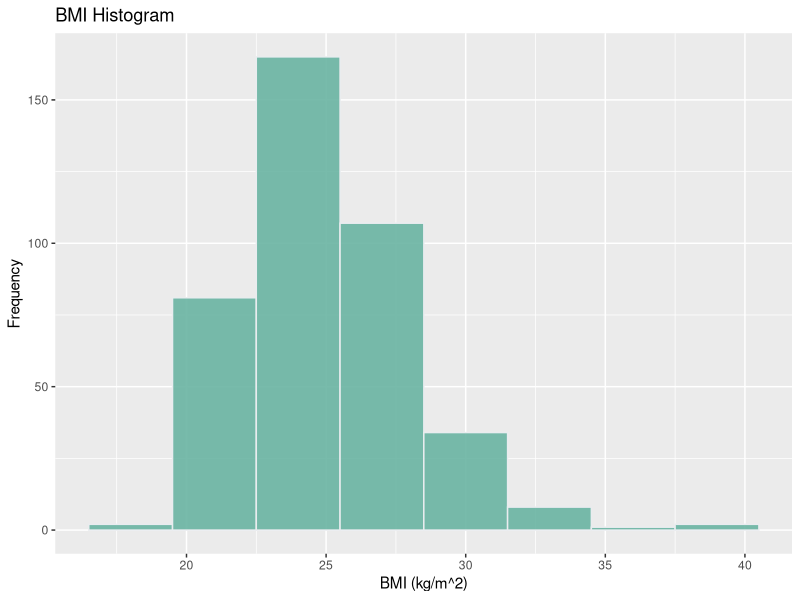
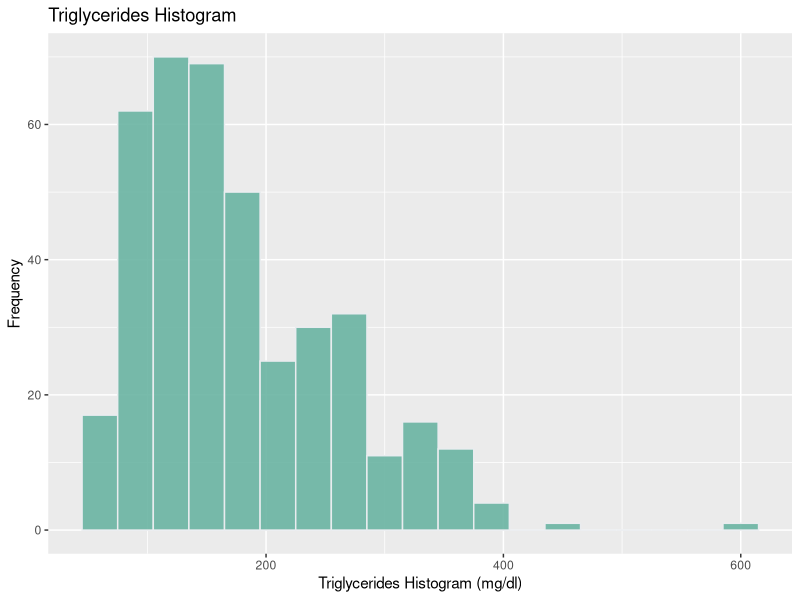
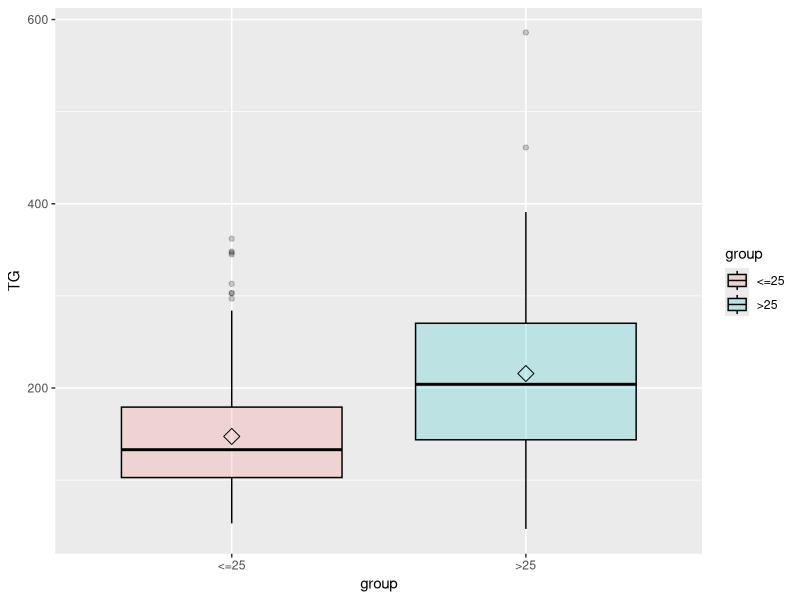
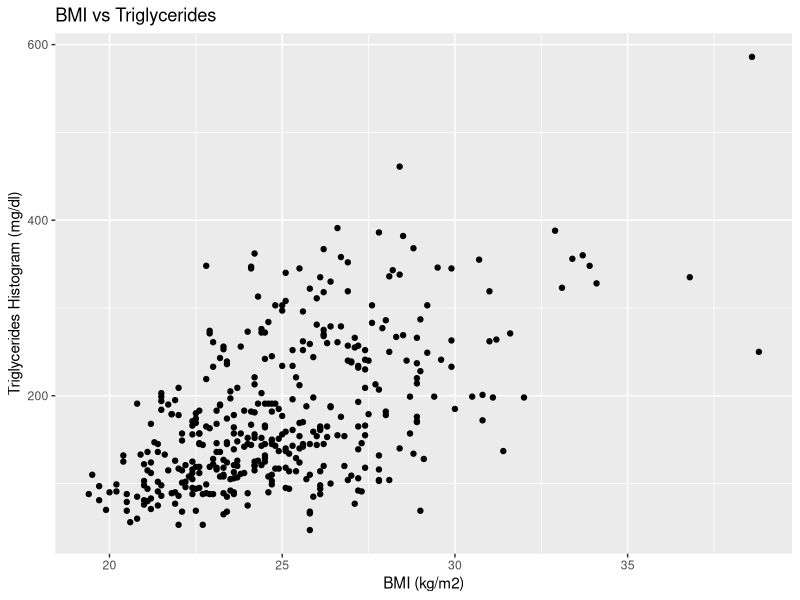
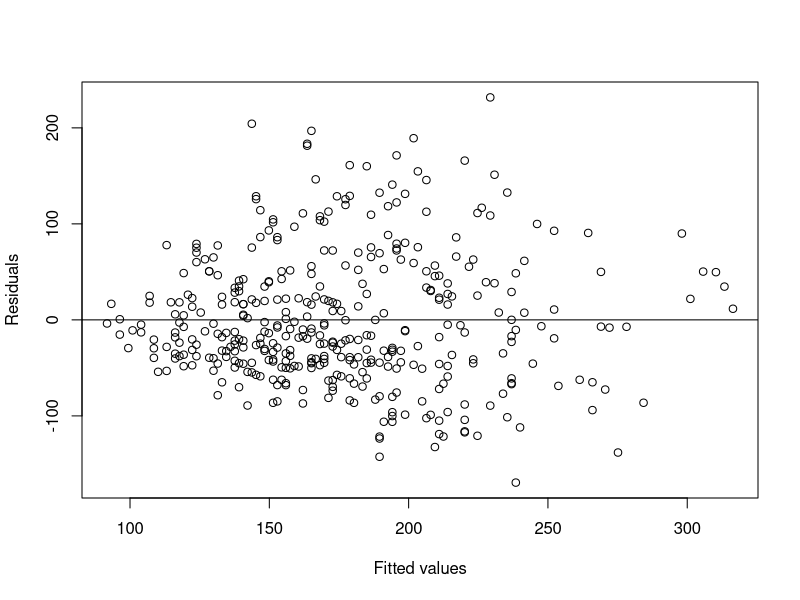
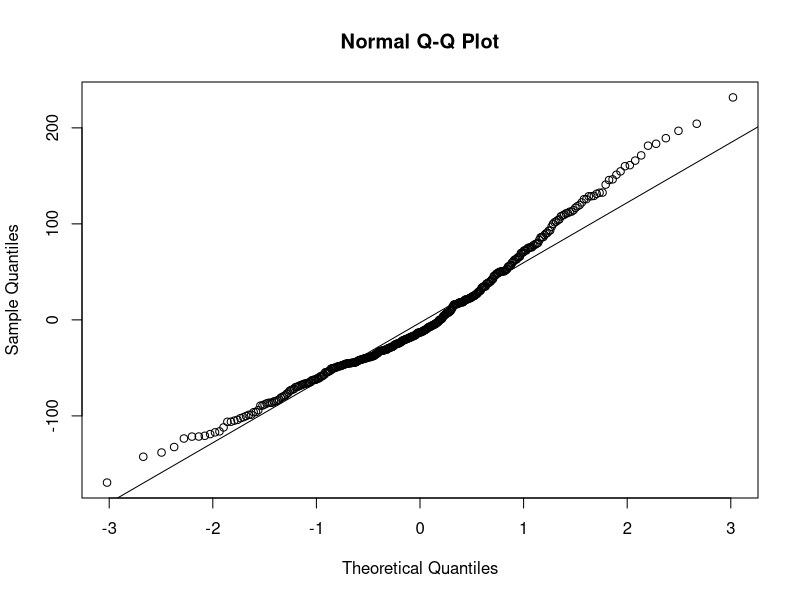
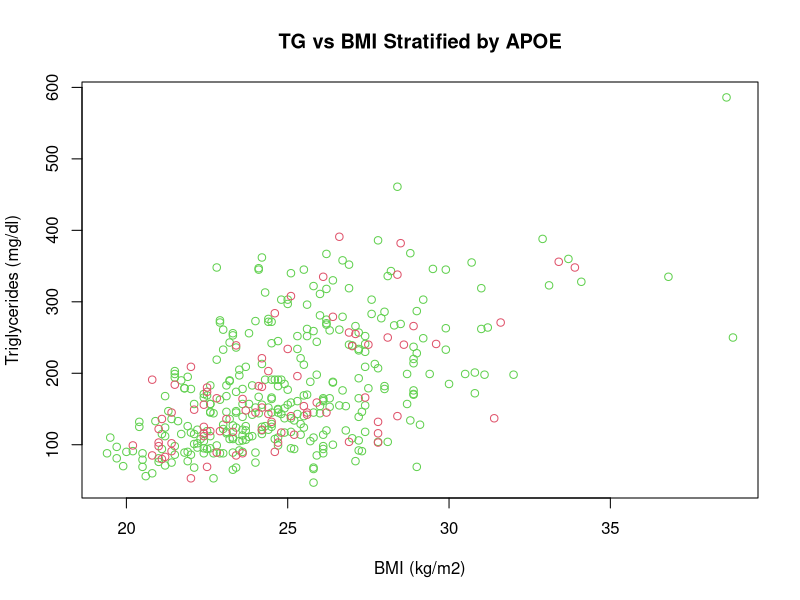

Recreate these plots in R, in order.
## ---- chunk 1
knitr::opts_chunk$set(echo = TRUE)
## ---- chunk 2
#Load packages
library(gee)
library(multcomp)
library(lmtest)
library(ggplot2)
library(knitr)
## ---- chunk 3
#load data
data = read.csv('SISG-Data-cholesterol.csv', head = T)

head(data)
## ---- chunk 4
#create objects for specific columns
TG = data$TG
BMI = data$BMI

#compute summary statistics
summary(TG)
summary(BMI)
## ---- chunk 5
#segment BMI levels greater than or equal to 25 and less than 25
group = 1*(BMI > 25)
group = factor(group,levels=c(0,1), labels=c("<=25",">25"))
table(group)
by(TG, group, mean)
by(TG, group, sd)
group
## ---- chunk 6
#create histogram
hist1 = ggplot(data, aes(x=BMI)) +
  geom_histogram( binwidth=3, fill="#69b3a2", color="#e9ecef", alpha=0.9) +
   ggtitle("BMI Histogram") +
    xlab("BMI (kg/m^2)") +
     ylab("Frequency")
hist1

hist2 = ggplot(data, aes(x=TG)) +
  geom_histogram( binwidth=30, fill="#69b3a2", color="#e9ecef", alpha=0.9) +
   ggtitle("Triglycerides Histogram") +
     xlab("Triglycerides Histogram (mg/dl)") +
       ylab("Frequency")
hist2


#create boxplot with mean points
box = ggplot(data, aes(x = group, y = TG)) + 
  geom_boxplot(color="black", aes(fill = group), alpha=0.2) +
    stat_summary(fun = mean, geom ="point", shape=23, size=4)
box

#create scatterplot
plot = ggplot(data, aes(x = BMI, y = TG)) +
  geom_point(size = 1.5) +
   ggtitle("BMI vs Triglycerides") +
    xlab("BMI (kg/m2)") +
       ylab("Triglycerides Histogram (mg/dl)")
plot
## ---- chunk 7
#remove outliers from linear model
BMI35 = which(BMI<35)

#Create linear regression object
fit = lm(TG[BMI35] ~ BMI[BMI35])
summary(fit)
## ---- chunk 8
#Plot residuals vs fitted values
plot(fit$fitted, fit$residuals,xlab="Fitted values",ylab="Residuals")
abline(0,0)

#QQ plot
qqnorm(fit$residuals)
qqline(fit$residuals)

#Deletion diagnostics
dfb = dfbeta(fit)
index = order(abs(dfb[,2]),decreasing=T)
cbind(dfb[index[1:15],],BMI[index[1:15]],TG[index[1:15]])

#fit a linear regression model with robust standard errors
fit.gee = gee(TG ~ BMI, id = seq(1,length(TG)))
summary(fit.gee)

#calculate p-values
z = abs(fit.gee$coef/sqrt(diag(fit.gee$robust)))
2*(1-pnorm(z))
## ---- chunk 9
#Summarize the variable APOE
APOE = data$APOE 
table_APOE = table(APOE)
prop.table(table_APOE)

#binary variable indicating presence of APOE4
APOE4 = ifelse(APOE %in% c(3,5,6), 1, 0)

#Linear regression analyses for association of APOE4 and BMI with TG
#multiple linear regression of triglycerides on BMI and APOE4
fit2 = lm(TG~BMI+APOE4)
summary(fit2)
## ---- chunk 10
#scatterplot with subjects stratified by APOE4
par(mfrow = c(1,1))
plot(BMI[APOE4 == 0], TG[APOE4 == 0], pch = 1, col=75,xlab = "BMI (kg/m2)", ylab = "Triglycerides (mg/dl)")
points(BMI[APOE4 == 1], TG[APOE4 == 1], pch = 1, col=34)
title(main = "TG vs BMI Stratified by APOE")

#multiple linear regression of triglycerides on BMI, APOE4, and interaction
fit3 = lm(TG ~ BMI*APOE4)
summary(fit3)

#Compare the models with and without interaction
anova(fit2,fit3)

#Compare with the model without APOE4
anova(fit,fit3)
## ---- chunk 11
#Descriptive statistics for hypertension
HTN = data$HTN
rs174548 = data$rs174548
table(HTN)
table(HTN,rs174548)
chisq.test(HTN,rs174548)
by(TG,HTN,mean)

#Logistic regression analysis for the association between rs174548 and hypertension
glm.mod = glm(HTN ~ factor(rs174548), family = "binomial")
summary(glm.mod)
exp(glm.mod$coef)
exp(confint(glm.mod))
## ---- chunk 12
#Logistic regression analysis for the association between triglycerides and hypertension
glm.mod2 = glm(HTN ~ TG, family = "binomial")
summary(glm.mod2)
exp(glm.mod2$coef)
exp(confint(glm.mod2))
## ---- chunk 13
#logistic regression analysis for the association between rs174548 and hypertension
#adjusting for triglycerides
glm.mod3 = glm(HTN ~ TG+factor(rs174548), family = "binomial")
summary(glm.mod3)
exp(glm.mod3$coef)
exp(confint(glm.mod3))

lrtest(glm.mod2,glm.mod3)
## ---- chunk 14
# relative risk regression for the association between rs174548 and hypertension
# adjusting for triglycerides
glm.mod4 = gee(HTN ~ TG+factor(rs174548), family = "poisson", id = seq(1,nrow(data)))
summary(glm.mod4)
exp(glm.mod4$coef)
p = 2*(1-pnorm(abs(glm.mod4$coef)/sqrt(diag(glm.mod4$robust.variance))))
p
## ---- chunk 15
#risk difference regression for the association between rs174548 and hypertension
#adjusting for triglycerides
glm.mod5 <- gee(HTN ~ TG+factor(rs174548), id = seq(1,nrow(data)))
summary(glm.mod5)
p2 = 2*(1-pnorm(abs(glm.mod5$coef)/sqrt(diag(glm.mod5$robust.variance))))
p2
